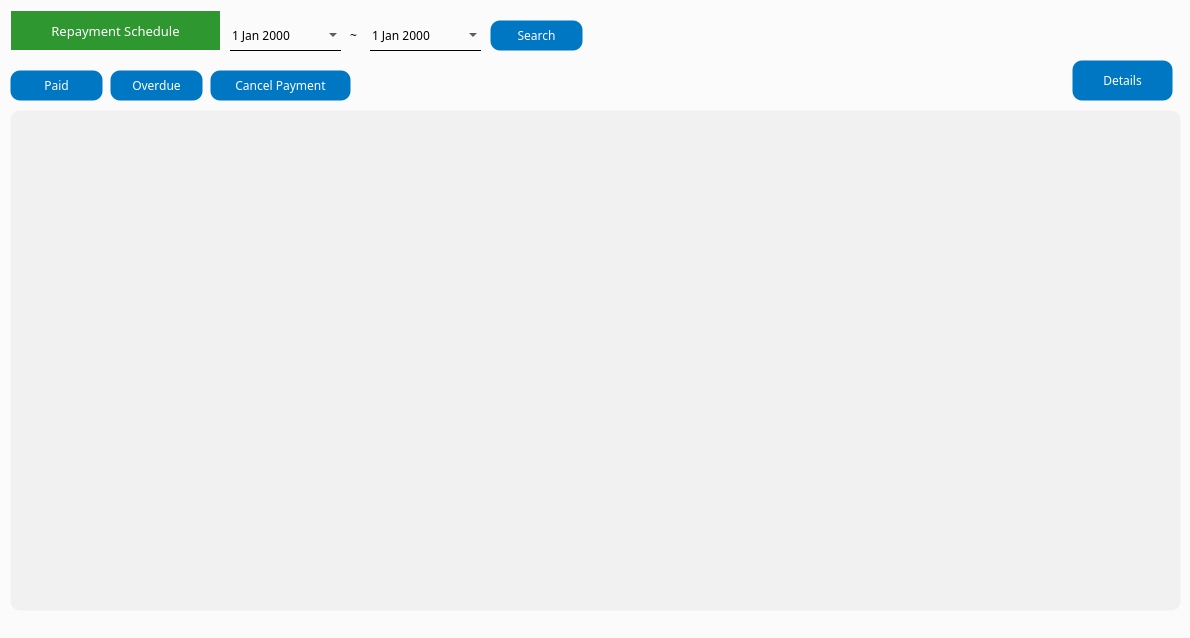
<?xml version="1.0" encoding="UTF-8"?>
<ui version="4.0">
 <class>MainWindow</class>
 <widget class="QMainWindow" name="MainWindow">
  <property name="geometry">
   <rect>
    <x>0</x>
    <y>0</y>
    <width>1190</width>
    <height>638</height>
   </rect>
  </property>
  <property name="windowTitle">
   <string>Loan Search</string>
  </property>
  <property name="styleSheet">
   <string notr="true">QWidget {
	background-color: #fbfbfb;
}

QDateEdit {
	border: none;
    border-bottom: 1px solid black;
    background-color: transparent;
    color: black;
}

QDateEdit:disabled {
	border: none;
    border-bottom: 1px solid lightgray;
    background-color: lightgray;
    color: lightgray;
}

QPushButton {
    background-color: #0077c2;
    color: white;
    border: 1px solid transparent;
    border-radius: 10px;
    padding: 5px 10px;
}

QPushButton:hover {
    border: 1px solid white;
}

QPushButton:pressed {
    background-color: #005f9e;
    padding-top: 6px;
    padding-bottom: 4px;
}

QPushButton:disabled {
    background-color: lightgray;
    color: gray;
    border: 1px solid gray;
}</string>
  </property>
  <widget class="QWidget" name="centralwidget">
   <widget class="QPushButton" name="cancelPaymentButton">
    <property name="geometry">
     <rect>
      <x>210</x>
      <y>70</y>
      <width>141</width>
      <height>31</height>
     </rect>
    </property>
    <property name="font">
     <font>
      <family>Arial Black</family>
      <pointsize>9</pointsize>
     </font>
    </property>
    <property name="text">
     <string>Cancel Payment</string>
    </property>
   </widget>
   <widget class="QTableView" name="repaymentScheduleTable">
    <property name="geometry">
     <rect>
      <x>10</x>
      <y>110</y>
      <width>1171</width>
      <height>501</height>
     </rect>
    </property>
    <property name="font">
     <font>
      <family>Arial Black</family>
     </font>
    </property>
    <property name="styleSheet">
     <string notr="true">background-color: #f1f1f1;
border: 1px solid transparent;
border-radius: 10px;</string>
    </property>
   </widget>
   <widget class="QLabel" name="label_16">
    <property name="geometry">
     <rect>
      <x>10</x>
      <y>10</y>
      <width>211</width>
      <height>41</height>
     </rect>
    </property>
    <property name="font">
     <font>
      <family>Arial Black</family>
      <pointsize>10</pointsize>
     </font>
    </property>
    <property name="styleSheet">
     <string notr="true">background-color: #2e9730; color: white;</string>
    </property>
    <property name="frameShape">
     <enum>QFrame::Box</enum>
    </property>
    <property name="text">
     <string>Repayment Schedule</string>
    </property>
    <property name="alignment">
     <set>Qt::AlignCenter</set>
    </property>
   </widget>
   <widget class="QDateEdit" name="startDate">
    <property name="geometry">
     <rect>
      <x>230</x>
      <y>20</y>
      <width>111</width>
      <height>31</height>
     </rect>
    </property>
    <property name="font">
     <font>
      <family>Arial Black</family>
     </font>
    </property>
    <property name="styleSheet">
     <string notr="true">
        QCalendarWidget QToolButton {
            background-color: blue; /* 연도와 월 버튼 배경을 파란색으로 설정 */
            color: white; /* 연도와 월 버튼 글자 색을 흰색으로 설정 */
            border: none; /* 테두리를 없앰 */
        }
        QCalendarWidget QToolButton::hover {
            background-color: darkblue; /* 커서를 올렸을 때 배경을 진한 파란색으로 설정 */
        }
     </string>
    </property>
    <property name="locale">
     <locale language="English" country="UnitedStates"/>
    </property>
    <property name="buttonSymbols">
     <enum>QAbstractSpinBox::UpDownArrows</enum>
    </property>
    <property name="calendarPopup">
     <bool>true</bool>
    </property>
   </widget>
   <widget class="QLabel" name="label">
    <property name="geometry">
     <rect>
      <x>350</x>
      <y>20</y>
      <width>16</width>
      <height>31</height>
     </rect>
    </property>
    <property name="font">
     <font>
      <family>Arial Black</family>
     </font>
    </property>
    <property name="text">
     <string>~</string>
    </property>
   </widget>
   <widget class="QDateEdit" name="endDate">
    <property name="geometry">
     <rect>
      <x>370</x>
      <y>20</y>
      <width>111</width>
      <height>31</height>
     </rect>
    </property>
    <property name="font">
     <font>
      <family>Arial Black</family>
     </font>
    </property>
    <property name="styleSheet">
     <string notr="true">
        QCalendarWidget QToolButton {
            background-color: blue; /* 연도와 월 버튼 배경을 파란색으로 설정 */
            color: white; /* 연도와 월 버튼 글자 색을 흰색으로 설정 */
            border: none; /* 테두리를 없앰 */
        }
        QCalendarWidget QToolButton:hover {
            background-color: darkblue; /* 커서를 올렸을 때 배경을 진한 파란색으로 설정 */
        }
     </string>
    </property>
    <property name="locale">
     <locale language="English" country="UnitedStates"/>
    </property>
    <property name="buttonSymbols">
     <enum>QAbstractSpinBox::UpDownArrows</enum>
    </property>
    <property name="calendarPopup">
     <bool>true</bool>
    </property>
   </widget>
   <widget class="QPushButton" name="searchButton">
    <property name="geometry">
     <rect>
      <x>490</x>
      <y>20</y>
      <width>93</width>
      <height>31</height>
     </rect>
    </property>
    <property name="font">
     <font>
      <family>Arial Black</family>
      <pointsize>9</pointsize>
     </font>
    </property>
    <property name="text">
     <string>Search</string>
    </property>
   </widget>
   <widget class="QPushButton" name="detailsButton">
    <property name="geometry">
     <rect>
      <x>1072</x>
      <y>60</y>
      <width>101</width>
      <height>41</height>
     </rect>
    </property>
    <property name="font">
     <font>
      <family>Arial Black</family>
      <pointsize>9</pointsize>
     </font>
    </property>
    <property name="text">
     <string>Details</string>
    </property>
   </widget>
   <widget class="QPushButton" name="paidButton">
    <property name="geometry">
     <rect>
      <x>10</x>
      <y>70</y>
      <width>93</width>
      <height>31</height>
     </rect>
    </property>
    <property name="font">
     <font>
      <family>Arial Black</family>
      <pointsize>9</pointsize>
     </font>
    </property>
    <property name="text">
     <string>Paid</string>
    </property>
   </widget>
   <widget class="QPushButton" name="overdueButton">
    <property name="geometry">
     <rect>
      <x>110</x>
      <y>70</y>
      <width>93</width>
      <height>31</height>
     </rect>
    </property>
    <property name="font">
     <font>
      <family>Arial Black</family>
      <pointsize>9</pointsize>
     </font>
    </property>
    <property name="text">
     <string>Overdue</string>
    </property>
   </widget>
  </widget>
  <widget class="QStatusBar" name="statusbar"/>
 </widget>
 <tabstops>
  <tabstop>startDate</tabstop>
  <tabstop>endDate</tabstop>
  <tabstop>cancelPaymentButton</tabstop>
  <tabstop>repaymentScheduleTable</tabstop>
  <tabstop>searchButton</tabstop>
  <tabstop>detailsButton</tabstop>
  <tabstop>paidButton</tabstop>
  <tabstop>overdueButton</tabstop>
 </tabstops>
 <resources/>
 <connections/>
</ui>
